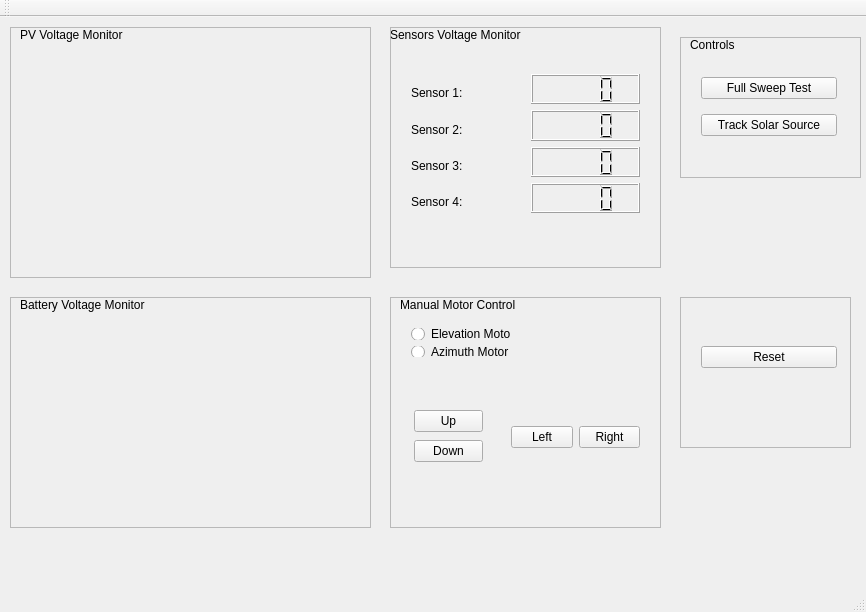
<?xml version="1.0" encoding="UTF-8"?>
<ui version="4.0">
 <class>MainWindow</class>
 <widget class="QMainWindow" name="MainWindow">
  <property name="geometry">
   <rect>
    <x>0</x>
    <y>0</y>
    <width>866</width>
    <height>612</height>
   </rect>
  </property>
  <property name="windowTitle">
   <string>Solar Tracker</string>
  </property>
  <widget class="QWidget" name="centralWidget">
   <widget class="QFrame" name="frame">
    <property name="geometry">
     <rect>
      <x>10</x>
      <y>10</y>
      <width>361</width>
      <height>251</height>
     </rect>
    </property>
    <property name="frameShape">
     <enum>QFrame::StyledPanel</enum>
    </property>
    <property name="frameShadow">
     <enum>QFrame::Raised</enum>
    </property>
    <widget class="QLabel" name="label">
     <property name="geometry">
      <rect>
       <x>10</x>
       <y>0</y>
       <width>131</width>
       <height>16</height>
      </rect>
     </property>
     <property name="text">
      <string>PV Voltage Monitor</string>
     </property>
    </widget>
    <widget class="QCustomPlot" name="voltagePlot" native="true">
     <property name="geometry">
      <rect>
       <x>20</x>
       <y>20</y>
       <width>321</width>
       <height>221</height>
      </rect>
     </property>
    </widget>
   </widget>
   <widget class="QFrame" name="frame_2">
    <property name="geometry">
     <rect>
      <x>390</x>
      <y>10</y>
      <width>271</width>
      <height>241</height>
     </rect>
    </property>
    <property name="frameShape">
     <enum>QFrame::StyledPanel</enum>
    </property>
    <property name="frameShadow">
     <enum>QFrame::Raised</enum>
    </property>
    <widget class="QLabel" name="sensorsMonitorLabel">
     <property name="geometry">
      <rect>
       <x>0</x>
       <y>0</y>
       <width>161</width>
       <height>16</height>
      </rect>
     </property>
     <property name="text">
      <string>Sensors Voltage Monitor</string>
     </property>
    </widget>
    <widget class="QWidget" name="verticalLayoutWidget">
     <property name="geometry">
      <rect>
       <x>10</x>
       <y>40</y>
       <width>121</width>
       <height>161</height>
      </rect>
     </property>
     <layout class="QVBoxLayout" name="verticalLayout_2">
      <item>
       <widget class="QLabel" name="sensorLabel_1">
        <property name="text">
         <string>Sensor 1:</string>
        </property>
       </widget>
      </item>
      <item>
       <widget class="QLabel" name="sensor_label2">
        <property name="text">
         <string>Sensor 2:</string>
        </property>
       </widget>
      </item>
      <item>
       <widget class="QLabel" name="sensorLabel3">
        <property name="text">
         <string>Sensor 3:</string>
        </property>
       </widget>
      </item>
      <item>
       <widget class="QLabel" name="sensorLabel_4">
        <property name="text">
         <string>Sensor 4:</string>
        </property>
       </widget>
      </item>
     </layout>
    </widget>
    <widget class="QWidget" name="gridLayoutWidget_3">
     <property name="geometry">
      <rect>
       <x>130</x>
       <y>36</y>
       <width>131</width>
       <height>161</height>
      </rect>
     </property>
     <layout class="QGridLayout" name="gridLayout_4">
      <item row="1" column="0">
       <widget class="QLCDNumber" name="lcdSensor_2">
        <property name="digitCount">
         <number>4</number>
        </property>
       </widget>
      </item>
      <item row="0" column="0">
       <widget class="QLCDNumber" name="lcdSensor_1">
        <property name="digitCount">
         <number>4</number>
        </property>
       </widget>
      </item>
      <item row="3" column="0">
       <widget class="QLCDNumber" name="lcdSensor_4">
        <property name="digitCount">
         <number>4</number>
        </property>
       </widget>
      </item>
      <item row="2" column="0">
       <widget class="QLCDNumber" name="lcdSensor_3">
        <property name="digitCount">
         <number>4</number>
        </property>
       </widget>
      </item>
     </layout>
    </widget>
   </widget>
   <widget class="QFrame" name="frame_3">
    <property name="geometry">
     <rect>
      <x>10</x>
      <y>280</y>
      <width>361</width>
      <height>231</height>
     </rect>
    </property>
    <property name="frameShape">
     <enum>QFrame::StyledPanel</enum>
    </property>
    <property name="frameShadow">
     <enum>QFrame::Raised</enum>
    </property>
    <widget class="QLabel" name="label_3">
     <property name="geometry">
      <rect>
       <x>10</x>
       <y>0</y>
       <width>151</width>
       <height>16</height>
      </rect>
     </property>
     <property name="text">
      <string>Battery Voltage Monitor</string>
     </property>
    </widget>
    <widget class="QCustomPlot" name="chargePlot" native="true">
     <property name="geometry">
      <rect>
       <x>20</x>
       <y>19</y>
       <width>331</width>
       <height>201</height>
      </rect>
     </property>
    </widget>
   </widget>
   <widget class="QFrame" name="frame_4">
    <property name="geometry">
     <rect>
      <x>390</x>
      <y>280</y>
      <width>271</width>
      <height>231</height>
     </rect>
    </property>
    <property name="frameShape">
     <enum>QFrame::StyledPanel</enum>
    </property>
    <property name="frameShadow">
     <enum>QFrame::Raised</enum>
    </property>
    <widget class="QLabel" name="label_5">
     <property name="geometry">
      <rect>
       <x>10</x>
       <y>0</y>
       <width>141</width>
       <height>16</height>
      </rect>
     </property>
     <property name="text">
      <string>Manual Motor Control</string>
     </property>
    </widget>
    <widget class="QWidget" name="gridLayoutWidget_4">
     <property name="geometry">
      <rect>
       <x>10</x>
       <y>20</y>
       <width>122</width>
       <height>51</height>
      </rect>
     </property>
     <layout class="QGridLayout" name="gridLayout_5">
      <item row="0" column="0">
       <widget class="QRadioButton" name="radioButton_Elevation">
        <property name="text">
         <string>Elevation Motor</string>
        </property>
       </widget>
      </item>
      <item row="1" column="0">
       <widget class="QRadioButton" name="radioButton_Azimuth">
        <property name="text">
         <string>Azimuth Motor</string>
        </property>
       </widget>
      </item>
     </layout>
    </widget>
    <widget class="QWidget" name="verticalLayoutWidget_2">
     <property name="geometry">
      <rect>
       <x>13</x>
       <y>100</y>
       <width>91</width>
       <height>80</height>
      </rect>
     </property>
     <layout class="QVBoxLayout" name="verticalLayout_3">
      <item>
       <widget class="QPushButton" name="pushButton_Up">
        <property name="text">
         <string>Up</string>
        </property>
       </widget>
      </item>
      <item>
       <widget class="QPushButton" name="pushButton_Down">
        <property name="text">
         <string>Down</string>
        </property>
       </widget>
      </item>
     </layout>
    </widget>
    <widget class="QWidget" name="horizontalLayoutWidget">
     <property name="geometry">
      <rect>
       <x>110</x>
       <y>100</y>
       <width>151</width>
       <height>80</height>
      </rect>
     </property>
     <layout class="QHBoxLayout" name="horizontalLayout_2">
      <item>
       <widget class="QPushButton" name="pushButton_Left">
        <property name="text">
         <string>Left</string>
        </property>
       </widget>
      </item>
      <item>
       <widget class="QPushButton" name="pushButton_Right">
        <property name="text">
         <string>Right</string>
        </property>
       </widget>
      </item>
     </layout>
    </widget>
   </widget>
   <widget class="QFrame" name="frame_5">
    <property name="geometry">
     <rect>
      <x>680</x>
      <y>20</y>
      <width>181</width>
      <height>141</height>
     </rect>
    </property>
    <property name="frameShape">
     <enum>QFrame::StyledPanel</enum>
    </property>
    <property name="frameShadow">
     <enum>QFrame::Raised</enum>
    </property>
    <widget class="QWidget" name="gridLayoutWidget">
     <property name="geometry">
      <rect>
       <x>10</x>
       <y>20</y>
       <width>158</width>
       <height>101</height>
      </rect>
     </property>
     <layout class="QGridLayout" name="gridLayout_2">
      <item row="2" column="0">
       <widget class="QPushButton" name="pushButton_Track">
        <property name="text">
         <string>Track Solar Source</string>
        </property>
       </widget>
      </item>
      <item row="1" column="0">
       <widget class="QPushButton" name="pushButton_FullSweep">
        <property name="text">
         <string>Full Sweep Test</string>
        </property>
       </widget>
      </item>
     </layout>
    </widget>
    <widget class="QLabel" name="label_2">
     <property name="geometry">
      <rect>
       <x>10</x>
       <y>0</y>
       <width>59</width>
       <height>16</height>
      </rect>
     </property>
     <property name="text">
      <string>Controls</string>
     </property>
    </widget>
   </widget>
   <widget class="QFrame" name="frame_6">
    <property name="geometry">
     <rect>
      <x>680</x>
      <y>280</y>
      <width>171</width>
      <height>151</height>
     </rect>
    </property>
    <property name="frameShape">
     <enum>QFrame::StyledPanel</enum>
    </property>
    <property name="frameShadow">
     <enum>QFrame::Raised</enum>
    </property>
    <widget class="QWidget" name="gridLayoutWidget_2">
     <property name="geometry">
      <rect>
       <x>10</x>
       <y>30</y>
       <width>158</width>
       <height>61</height>
      </rect>
     </property>
     <layout class="QGridLayout" name="gridLayout_3">
      <item row="0" column="0">
       <widget class="QPushButton" name="pushButton_Reset">
        <property name="text">
         <string>Reset</string>
        </property>
       </widget>
      </item>
     </layout>
    </widget>
   </widget>
  </widget>
  <widget class="QMenuBar" name="menuBar">
   <property name="geometry">
    <rect>
     <x>0</x>
     <y>0</y>
     <width>866</width>
     <height>22</height>
    </rect>
   </property>
  </widget>
  <widget class="QToolBar" name="mainToolBar">
   <attribute name="toolBarArea">
    <enum>TopToolBarArea</enum>
   </attribute>
   <attribute name="toolBarBreak">
    <bool>false</bool>
   </attribute>
  </widget>
  <widget class="QStatusBar" name="statusBar"/>
 </widget>
 <layoutdefault spacing="6" margin="11"/>
 <customwidgets>
  <customwidget>
   <class>QCustomPlot</class>
   <extends>QWidget</extends>
   <header>qcustomplot.h</header>
   <container>1</container>
  </customwidget>
 </customwidgets>
 <resources/>
 <connections/>
</ui>
